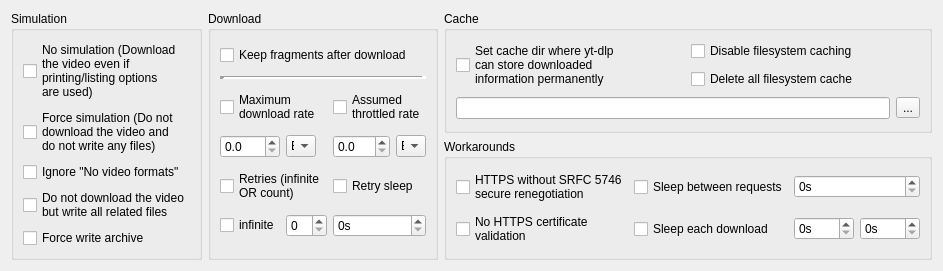
      <widget class="QWidget" name="tab_5">
       <attribute name="title">
        <string>Advanced</string>
       </attribute>
       <layout class="QGridLayout" name="gridLayout_13">
        <item row="0" column="0" rowspan="2">
         <widget class="QGroupBox" name="groupBox_13">
          <property name="title">
           <string>Simulation</string>
          </property>
          <layout class="QGridLayout" name="gridLayout_15">
           <item row="1" column="0">
            <widget class="QCheckBox" name="checkBox_23">
             <property name="text">
              <string>No simulation (Download
the video even if
printing/listing options
are used)</string>
             </property>
            </widget>
           </item>
           <item row="6" column="0" colspan="2">
            <widget class="QCheckBox" name="checkBox_24">
             <property name="text">
              <string>Do not download the video
but write all related files</string>
             </property>
            </widget>
           </item>
           <item row="5" column="0" colspan="2">
            <widget class="QCheckBox" name="checkBox_25">
             <property name="text">
              <string>Ignore &quot;No video formats&quot;</string>
             </property>
            </widget>
           </item>
           <item row="7" column="0">
            <widget class="QCheckBox" name="checkBox_26">
             <property name="text">
              <string>Force write archive</string>
             </property>
            </widget>
           </item>
           <item row="2" column="0">
            <widget class="QCheckBox" name="checkBox_27">
             <property name="text">
              <string>Force simulation (Do not
download the video and
do not write any files)</string>
             </property>
            </widget>
           </item>
          </layout>
         </widget>
        </item>
        <item row="1" column="3">
         <widget class="QGroupBox" name="groupBox_16">
          <property name="title">
           <string>Workarounds</string>
          </property>
          <layout class="QGridLayout" name="gridLayout_18">
           <item row="0" column="0">
            <widget class="QCheckBox" name="checkBox_28">
             <property name="text">
              <string>HTTPS without SRFC 5746
secure renegotiation</string>
             </property>
            </widget>
           </item>
           <item row="0" column="1">
            <widget class="QCheckBox" name="checkBox_30">
             <property name="text">
              <string>Sleep between requests</string>
             </property>
            </widget>
           </item>
           <item row="1" column="0">
            <widget class="QCheckBox" name="checkBox_29">
             <property name="text">
              <string>No HTTPS certificate
validation</string>
             </property>
            </widget>
           </item>
           <item row="1" column="1">
            <widget class="QCheckBox" name="checkBox_31">
             <property name="text">
              <string>Sleep each download</string>
             </property>
            </widget>
           </item>
           <item row="1" column="2">
            <widget class="QSpinBox" name="spinBox_3">
             <property name="toolTip">
              <string>minimum in seconds</string>
             </property>
             <property name="suffix">
              <string>s</string>
             </property>
             <property name="maximum">
              <number>9999</number>
             </property>
             <property name="singleStep">
              <number>100</number>
             </property>
            </widget>
           </item>
           <item row="1" column="3">
            <widget class="QSpinBox" name="spinBox_4">
             <property name="toolTip">
              <string>maximum in seconds</string>
             </property>
             <property name="suffix">
              <string>s</string>
             </property>
             <property name="maximum">
              <number>9999</number>
             </property>
             <property name="singleStep">
              <number>100</number>
             </property>
            </widget>
           </item>
           <item row="0" column="2" colspan="2">
            <widget class="QSpinBox" name="spinBox_2">
             <property name="toolTip">
              <string>in seconds</string>
             </property>
             <property name="suffix">
              <string>s</string>
             </property>
             <property name="maximum">
              <number>9999</number>
             </property>
             <property name="singleStep">
              <number>100</number>
             </property>
            </widget>
           </item>
          </layout>
         </widget>
        </item>
        <item row="0" column="3">
         <widget class="QGroupBox" name="groupBox_14">
          <property name="title">
           <string>Cache</string>
          </property>
          <layout class="QGridLayout" name="gridLayout_17">
           <item row="0" column="1">
            <widget class="QCheckBox" name="checkBox_10">
             <property name="text">
              <string>Disable filesystem caching</string>
             </property>
            </widget>
           </item>
           <item row="2" column="0" colspan="2">
            <widget class="QWidget" name="widget_3" native="true">
             <property name="sizePolicy">
              <sizepolicy hsizetype="Preferred" vsizetype="Fixed">
               <horstretch>0</horstretch>
               <verstretch>0</verstretch>
              </sizepolicy>
             </property>
             <layout class="QHBoxLayout" name="horizontalLayout_3">
              <property name="leftMargin">
               <number>0</number>
              </property>
              <property name="topMargin">
               <number>0</number>
              </property>
              <property name="rightMargin">
               <number>0</number>
              </property>
              <property name="bottomMargin">
               <number>0</number>
              </property>
              <item>
               <widget class="QLineEdit" name="lineEdit_9"/>
              </item>
              <item>
               <widget class="QToolButton" name="toolButton_6">
                <property name="text">
                 <string>...</string>
                </property>
               </widget>
              </item>
             </layout>
            </widget>
           </item>
           <item row="1" column="1">
            <widget class="QCheckBox" name="checkBox_11">
             <property name="text">
              <string>Delete all filesystem cache</string>
             </property>
            </widget>
           </item>
           <item row="0" column="0" rowspan="2">
            <widget class="QCheckBox" name="checkBox_9">
             <property name="text">
              <string>Set cache dir where yt-dlp
can store downloaded
information permanently</string>
             </property>
            </widget>
           </item>
          </layout>
         </widget>
        </item>
        <item row="0" column="1" rowspan="2">
         <widget class="QGroupBox" name="groupBox_15">
          <property name="title">
           <string>Download</string>
          </property>
          <layout class="QGridLayout" name="gridLayout_25">
           <item row="3" column="1">
            <widget class="QComboBox" name="comboBox_9">
             <property name="sizePolicy">
              <sizepolicy hsizetype="Fixed" vsizetype="Fixed">
               <horstretch>0</horstretch>
               <verstretch>0</verstretch>
              </sizepolicy>
             </property>
             <property name="maximumSize">
              <size>
               <width>30</width>
               <height>16777215</height>
              </size>
             </property>
             <item>
              <property name="text">
               <string>B</string>
              </property>
             </item>
             <item>
              <property name="text">
               <string>K</string>
              </property>
             </item>
             <item>
              <property name="text">
               <string>M</string>
              </property>
             </item>
             <item>
              <property name="text">
               <string>G</string>
              </property>
             </item>
            </widget>
           </item>
           <item row="3" column="0">
            <widget class="QDoubleSpinBox" name="doubleSpinBox">
             <property name="sizePolicy">
              <sizepolicy hsizetype="Minimum" vsizetype="Fixed">
               <horstretch>0</horstretch>
               <verstretch>0</verstretch>
              </sizepolicy>
             </property>
             <property name="decimals">
              <number>1</number>
             </property>
             <property name="maximum">
              <double>999.000000000000000</double>
             </property>
            </widget>
           </item>
           <item row="3" column="3">
            <widget class="QComboBox" name="comboBox_10">
             <property name="sizePolicy">
              <sizepolicy hsizetype="Fixed" vsizetype="Fixed">
               <horstretch>0</horstretch>
               <verstretch>0</verstretch>
              </sizepolicy>
             </property>
             <property name="maximumSize">
              <size>
               <width>30</width>
               <height>16777215</height>
              </size>
             </property>
             <item>
              <property name="text">
               <string>B</string>
              </property>
             </item>
             <item>
              <property name="text">
               <string>K</string>
              </property>
             </item>
             <item>
              <property name="text">
               <string>M</string>
              </property>
             </item>
             <item>
              <property name="text">
               <string>G</string>
              </property>
             </item>
            </widget>
           </item>
           <item row="2" column="2" colspan="2">
            <widget class="QCheckBox" name="checkBox_64">
             <property name="text">
              <string>Assumed
throttled rate</string>
             </property>
            </widget>
           </item>
           <item row="3" column="2">
            <widget class="QDoubleSpinBox" name="doubleSpinBox_2">
             <property name="decimals">
              <number>1</number>
             </property>
             <property name="maximum">
              <double>999.000000000000000</double>
             </property>
            </widget>
           </item>
           <item row="2" column="0" colspan="2">
            <widget class="QCheckBox" name="checkBox_63">
             <property name="text">
              <string>Maximum
download rate</string>
             </property>
            </widget>
           </item>
           <item row="4" column="2" colspan="2">
            <widget class="QCheckBox" name="checkBox_67">
             <property name="text">
              <string>Retry sleep</string>
             </property>
            </widget>
           </item>
           <item row="4" column="0" colspan="2">
            <widget class="QCheckBox" name="checkBox_65">
             <property name="text">
              <string>Retries (infinite
OR count)</string>
             </property>
            </widget>
           </item>
           <item row="5" column="1">
            <widget class="QSpinBox" name="spinBox_5"/>
           </item>
           <item row="5" column="0">
            <widget class="QCheckBox" name="checkBox_66">
             <property name="text">
              <string>infinite</string>
             </property>
            </widget>
           </item>
           <item row="1" column="0" colspan="4">
            <widget class="Line" name="line_2">
             <property name="lineWidth">
              <number>5</number>
             </property>
             <property name="orientation">
              <enum>Qt::Horizontal</enum>
             </property>
            </widget>
           </item>
           <item row="5" column="2" colspan="2">
            <widget class="QSpinBox" name="spinBox_6">
             <property name="toolTip">
              <string/>
             </property>
             <property name="suffix">
              <string>s</string>
             </property>
            </widget>
           </item>
           <item row="0" column="0" colspan="4">
            <widget class="QCheckBox" name="checkBox_68">
             <property name="text">
              <string>Keep fragments after download</string>
             </property>
            </widget>
           </item>
          </layout>
         </widget>
        </item>
       </layout>
      </widget>
